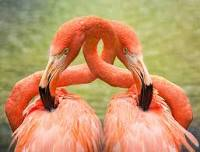
#> input picture images.jpeg, 200 x 152 px
$ python EnImage.py
#> lines starting #> are read from the running program, lines starting #| are printed output that depends on the picture
import cv2 as cv
import numpy as np
import png
import imageio
import time
from tqdm import tqdm

start = time.time()

img = cv.imread('images.jpeg', 0)
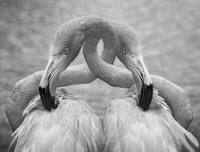
#> img: shape (152, 200); min 0, max 248, mean 157.2
#print(type(img))
img = img.astype(np.uint16)
a,b = img.shape
#> a = 152; b = 200
print('\n\nOriginal image: ')
print(img)
#> (printed output is left out)
print((a,b))
#| (152, 200)
tup = a,b
#> tup = (152, 200)

for i in tqdm(range(0, tup[0])):
	for j in tqdm(range(0, tup[1])):
		x = img[i][j]
		x = (pow(x,3)%25777)
		img[i][j] = x
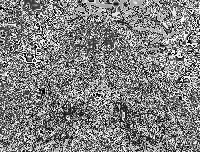
#> img: shape (152, 200) uint16; min 0, max 25678, mean 12973.8; drawn with min black and max white

print('\n\nEncrypted Image:\n\n')
print(img)
#> (printed output is left out)
#cv.imshow('EnImage', img)
cv.imwrite('EnImg.png', img)

end = time.time()
eTime = end - start

print(eTime)
